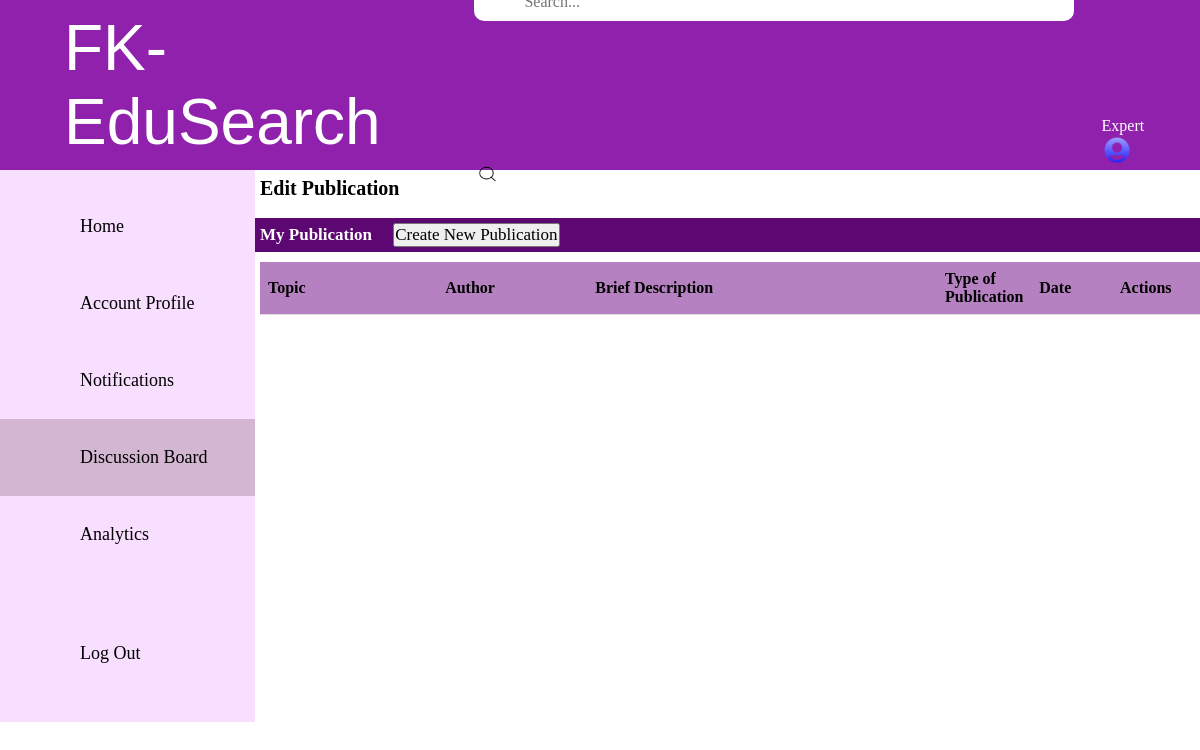
Page /module3/publication.php on the earlier database version.
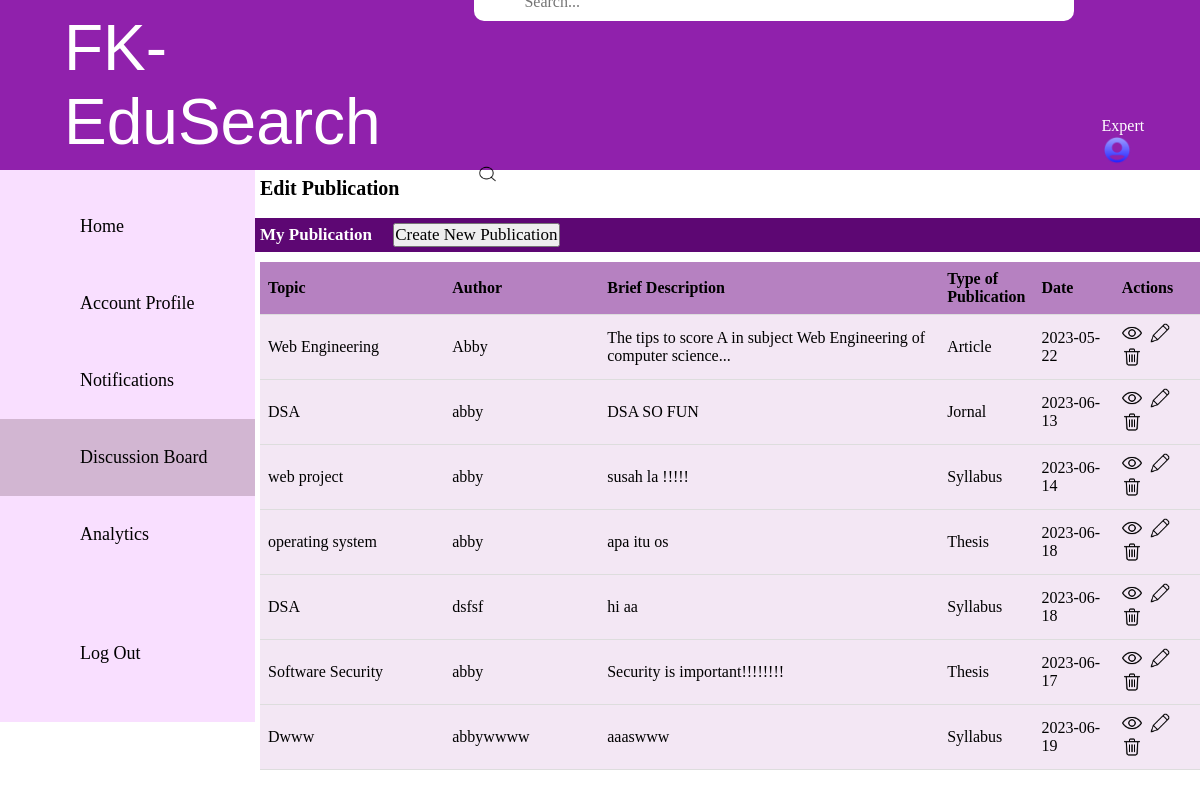
Same page on the later database version.
### tables this page shows
CREATE TABLE `publication_list` (
  `Publication_ID` int(7) NOT NULL,
  `publication_date` date NOT NULL,
  `publication_topic` varchar(30) NOT NULL,
  `publication_author` varchar(30) NOT NULL,
  `publication_description` varchar(100) NOT NULL,
  `publication_content` varchar(500) NOT NULL,
  `publication_type` varchar(20) NOT NULL,
  `total_amount` int(11) NOT NULL,
  `Admin_ID` int(7) NOT NULL,
  `Expert_ID` int(7) NOT NULL
);

### module3/publication.php (the view, shortened to what this page needs)
<?php
include './link/dbconnection.php';
?>
<!DOCTYPE html>
<html>
<head>
  <link rel="stylesheet" href="https://use.fontawesome.com/releases/v5.0.7/css/all.css">
  <link rel="stylesheet" href="style/style.css">
</head>
<body>
  <div style="height: 170px;width: 100%;display: flex;align-items: center;justify-content: space-between;padding: 22px 14px;background-color:#9021AC">
    <a id="FK-EduSearch" class="FK Edu-Search">FK-EduSearch</a>
    <div>
      <input style="color:#5D0773;padding-left:50px;padding-top:10px;margin-bottom:12px;margin-left:1px;border:none;" type="search" placeholder="Search..." />
      <img style=" margin-right:10px ;padding-top:3px;margin-left:3px ;margin-top:128px;margin: bottom 1px;width:23px;height:23px" src="image/search.png" alt="search cant function">
    </div>
    <div>
      <p style="margin-right:10px ;margin-left:3px ;margin-top:125px;margin-bottom:10px;">Expert <img style="width:30px;height:auto;" src="image/woman.png" alt="profile picture" ></p>
    </div>
  </div>
  <nav style=" background-color:#F9DFFF;display: flex;flex-direction: column;justify-content: space-between;height: 100%;width: 255px;padding-top:18px;padding-bottom: 30px;">
    <ul style="text-align: center; font-family: 'PT-serif', serif; font-size: 18px;">
      <li><a class="nav-link" href="home.php">Home</a></li>
      <li><a class="nav-link " href="account.php">Account Profile</a></li>
      <li><a class="nav-link " href="notification.php">Notifications</a></li>
      <li><a class="nav-link active " href="publication.php">Discussion Board</a></li>
      <li><a class="nav-link" href="calTotal.php">Analytics</a></li>
      <br><br>
      <li><a class="nav-link" href="#">Log Out</a></li>
    </ul>
  </nav>
  <p style="padding-left:5px;padding-top:5px;font-size:20px;margin-left:255px;color:black;margin-top: -550px;"><b>Edit Publication</b> </p><br>
  <div style="padding:5px 5px 5px 5px ;margin-left:255px;font-size:17px;color:white ;background-color:#5D0773;">
    <b>My Publication</b> &nbsp;&nbsp;&nbsp;
    <button type="button" class="create-new-button" onclick="window.location.href='createPublication.php'">Create New Publication</button>
  </div>
  <div class="form-container">
    <div style="margin-left:260px;margin-top:10px">
      <table style="border: 1px; background-color:#F3E7F4;">
        <thead>
          <tr>
            <th style="width: 250px; background-color:#B681C1;color:black;">Topic</th>
            <th style="width: 200px;background-color:#B681C1;color:black;">Author</th>
            <th style=" width:500px;background-color:#B681C1;color:black;">Brief Description</th>
            <th style="width: 50px;background-color:#B681C1;color:black;">Type of Publication</th>
            <th style=" width: 100px;background-color:#B681C1;color:black;">Date</th>
            <th style="width:100px;background-color:#B681C1;color:black;">Actions</th>
          </tr>
        </thead>
        <tbody>
          <?php
          $sql = "SELECT * FROM publication_list";
          $result = $conn->query($sql);
          while ($row = mysqli_fetch_assoc($result)) {
            $publicationID = $row['Publication_ID'];
            $publicationDate = $row['publication_date'];
            $publicationType = $row['publication_type'];
            $publicationDescription = $row['publication_description'];
            $publicationAuthor = $row['publication_author'];
            $publicationTopic = $row['publication_topic'];
          ?>
            <tr>
              <td><?php echo $publicationTopic; ?></td>
              <td><?php echo $publicationAuthor; ?></td>
              <td><?php echo $publicationDescription; ?></td>
              <td><?php echo $publicationType; ?></td>
              <td><?php echo $publicationDate; ?></td>
              <td class="action-icons">
                <a href="viewPublication.php?publication_id=<?php echo $publicationID; ?>"><img src="image/show.png" alt="View"></a>&nbsp;
                <a href="updatePublication.php?publication_id=<?php echo $publicationID; ?>"><img src="image/edit.png" alt="Edit"></a>&nbsp;
                <a href="deletePublication.php?publication_id=<?php echo $publicationID; ?>" onclick="return confirm('Are you really want to delete this publication?')"> <img src="image/delete.png" alt="Delete"></a>
              </td>
            </tr>
          <?php } ?>
        </tbody>
      </table>
    </div>
  </div>
</body>
</html>

Differences in the rows shown:
added publication_list: publication_topic "Web Engineering", publication_author "Abby", publication_description "The tips to score A in subject Web Engineering of computer science...", publication_type "Article", publication_date "2023-05-22"
added publication_list: publication_topic "DSA", publication_author "abby", publication_description "DSA SO FUN", publication_type "Jornal", publication_date "2023-06-13"
added publication_list: publication_topic "web project", publication_author "abby", publication_description "susah la !!!!!", publication_type "Syllabus", publication_date "2023-06-14"
added publication_list: publication_topic "operating system", publication_author "abby", publication_description "apa itu os", publication_type "Thesis", publication_date "2023-06-18"
added publication_list: publication_topic "DSA", publication_author "dsfsf", publication_description "hi aa", publication_type "Syllabus", publication_date "2023-06-18"
added publication_list: publication_topic "Software Security", publication_author "abby", publication_description "Security is important!!!!!!!!", publication_type "Thesis", publication_date "2023-06-17"
added publication_list: publication_topic "Dwww", publication_author "abbywwww", publication_description "aaaswww", publication_type "Syllabus", publication_date "2023-06-19"
